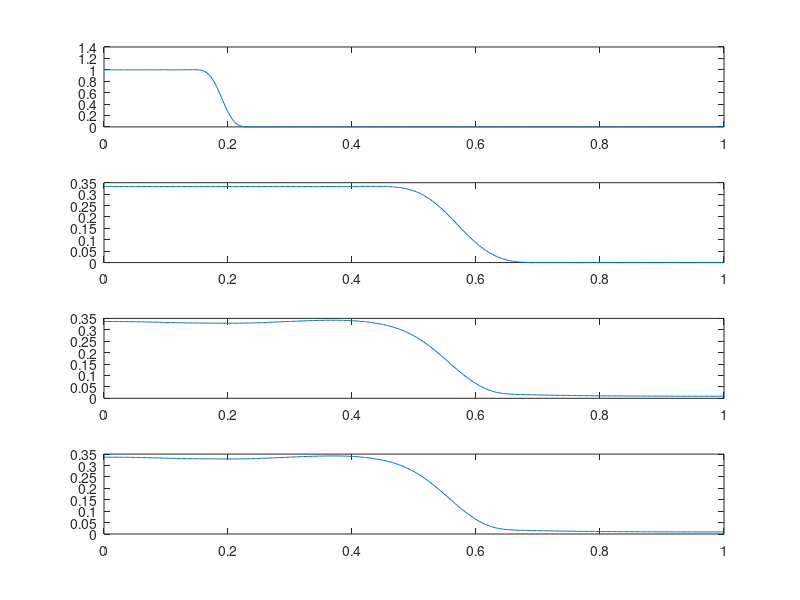

Reproduce this figure in MATLAB.
clc;
clear all;
close all;

%CASCADE 1
% ****** LHS ******
freq=[0,0.18,0.2,1]; %frequency-domain representation of input signal x
mag=[1,1,0,0];
x=fir2(101,freq,mag); %generating input time-domain seq by frequency sampling
[Xz,w]=freqz(x,1);

subplot(411); %plot input seq Xz
title('Input sequence'); 
xlabel('time'); ylabel('amplitude');
plot(w/pi, abs(Xz));

xd=downsample(x,3); %downsampling
[Xzd,w]=freqz(xd,1);

subplot(412); %plot down-sampled input seq Xzd
title('LHS- Downsampled sequence(by 3)'); 
xlabel('time'); ylabel('amplitude');
plot(w/pi, abs(Xzd));

h=fir1(21,0.6); %filter
y1=filter(h,1,xd);
[Y1,w]=freqz(y1,1);

subplot(413); %plot down-sampled and filtered signal i.e output y1
title('LHS- Downsampled & Filtered sequence'); 
xlabel('time'); ylabel('amplitude');
plot(w/pi, abs(Y1));

% ****** RHS ******
hu=upsample(h,3); %up-sample filter
v=filter(hu,1,x);
yout=downsample(v,3);
[Y2,w]= freqz(yout,1);
subplot(414);
title('RHS- Downsampled sequence (by 3)'); 
xlabel('time'); ylabel('amplitude');
plot(w/pi, abs(Y2));


%%%%%%%%%%%%%%%%%%%%%%%%%%%%%%%%%%%%%%%%%%%%%%%%
% %CASCADE 2
% % ****** LHS ******
% freq=[0,0.18,0.2,1]; %frequency-domain representation of input signal x
% mag=[1,1,0,0];
% x=fir2(101,freq,mag); %generating input time-domain seq by frequency sampling
% [Xz,w]=freqz(x,1);
% subplot(411); %plot input seq Xz
% title('Input sequence'); 
% xlabel('time'); ylabel('amplitude');
% plot(w/pi, abs(Xz));
% 
% h=fir1(21,0.45);    %filter
% y1=filter(h,1,x);
% [Y1,w]=freqz(y1,1);
% subplot(412);      %filtered input signal 
% title('LHS- Filtered Input Sequence'); 
% xlabel('time'); ylabel('amplitude');
% plot(w/pi, abs(Y1));
% 
% xu=upsample(x,4);          %upsampling
% [Xzu,w]=freqz(xu,1);
% subplot(413);              %plot filtered + upsampled input seq Xzd
% title('LHS- y[n]'); 
% xlabel('time'); ylabel('amplitude');
% plot(w/pi, abs(Xzu));
% 
% % ****** RHS ******
% hu=upsample(h,4); %up-sample filter
% v=filter(hu,1,x);
% yout=upsample(v,4);
% [Y2,w]= freqz(yout,1);
% subplot(414);
% title('RHS- Upsampled sequence (by 3)'); 
% xlabel('time'); ylabel('amplitude');
% plot(w/pi, abs(Y2));